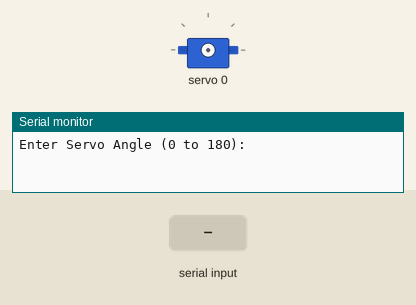
Bench run of a sketch on a simulated Arduino Uno, built with avr-gcc and run on an emulated ATmega328P. Parts: servo, the last lines printed to the serial monitor. Inputs (shaded band) come from the test bench.

Above: at 1.7 s.
1.8 s: "90,45\n" received over Serial
At 3.5 s:
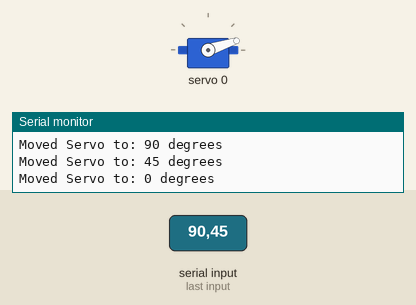
4.3 s: "30,150\n" received over Serial
At 4.6 s:
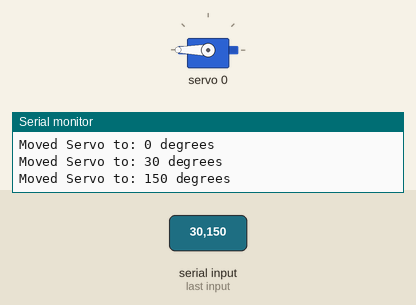
6.8 s: "5\n" received over Serial
At 7.5 s:
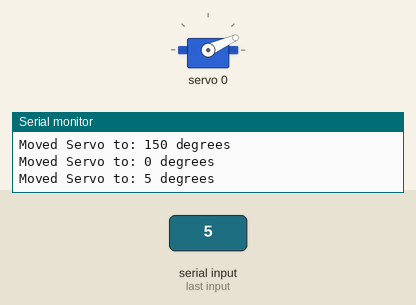
Timing chart, 0 to 9.8 s (numbered marks = the images above; inputs shaded):
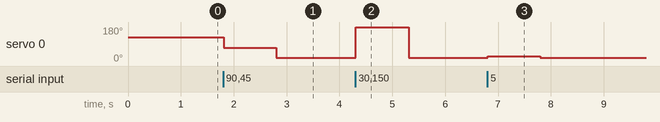

Measured:
- after the input at 1.8 s, servo 0: 125° → 71° at once, → 18° 1.0 s later
- after the input at 4.3 s, servo 0: 18° → 180° at once, → 18° 1.0 s later
- after the input at 6.8 s, servo 0: 18° → 24° at once, → 18° 1.0 s later

The sketch:

test_1servo_pca.ino
```cpp
#include <Wire.h>
#include <Adafruit_PWMServoDriver.h>

Adafruit_PWMServoDriver pca = Adafruit_PWMServoDriver();

#define SERVOMIN 150
#define SERVOMAX 600

void setup() {

  Serial.begin(9600);

  pca.begin();
  pca.setPWMFreq(50);

  delay(500);

  Serial.println("Enter Servo Angle (0 to 180):");
}

void loop() {

  if (Serial.available() > 0) {

    int angle = Serial.parseInt();

    // Limit angle range
    angle = constrain(angle, 0, 180);

    // Convert angle to pulse
    int pulse = map(angle, 0, 180, SERVOMIN, SERVOMAX);

    // Move servo on channel 0
    pca.setPWM(0, 0, pulse);

    Serial.print("Moved Servo to: ");
    Serial.print(angle);
    Serial.println(" degrees");
  }
}
```
